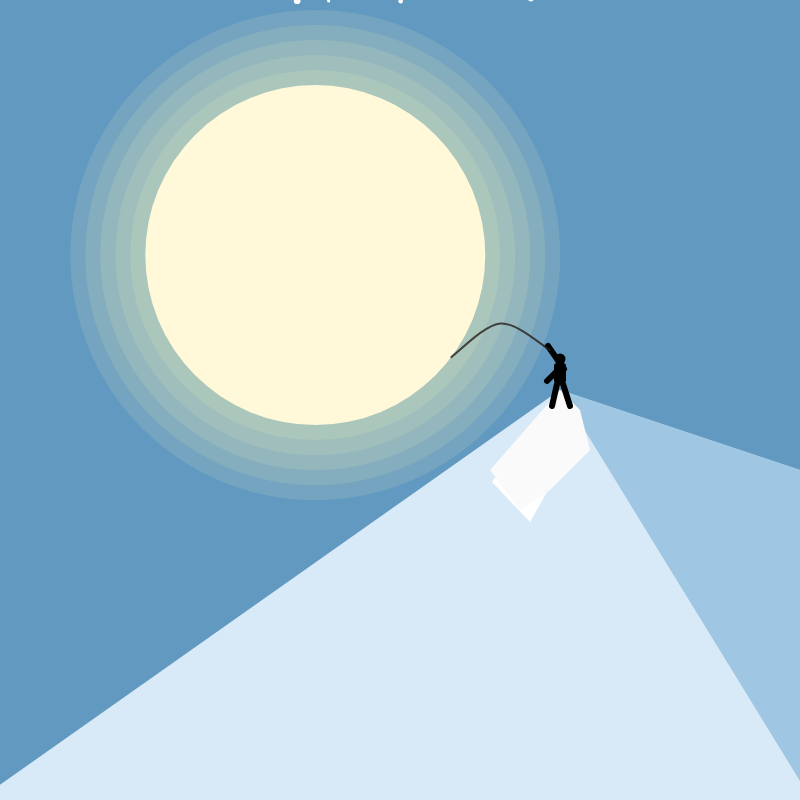
Frame 1 (no input)
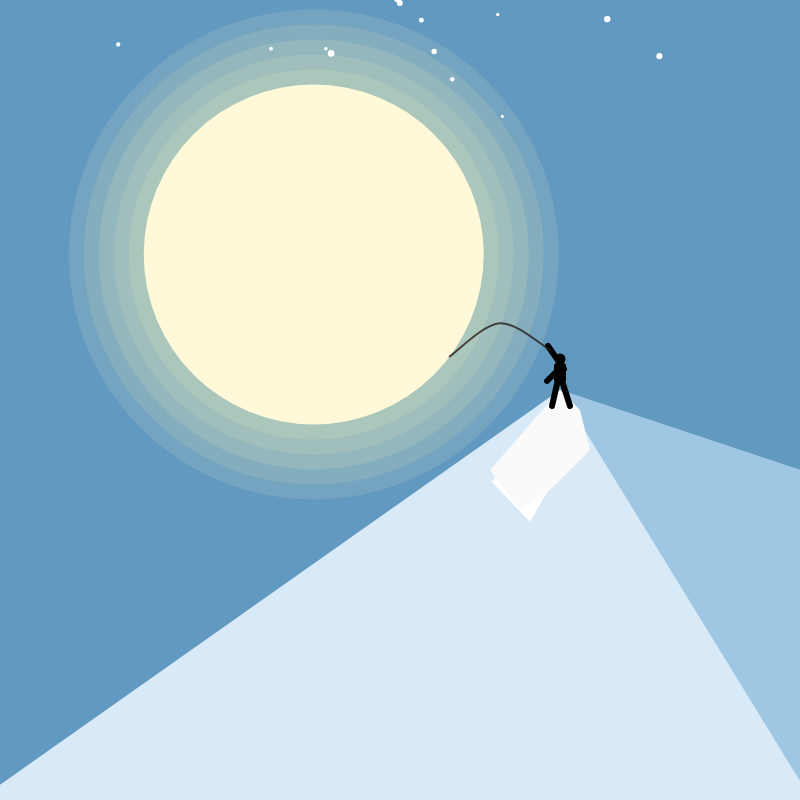
Frame 60 (no input)
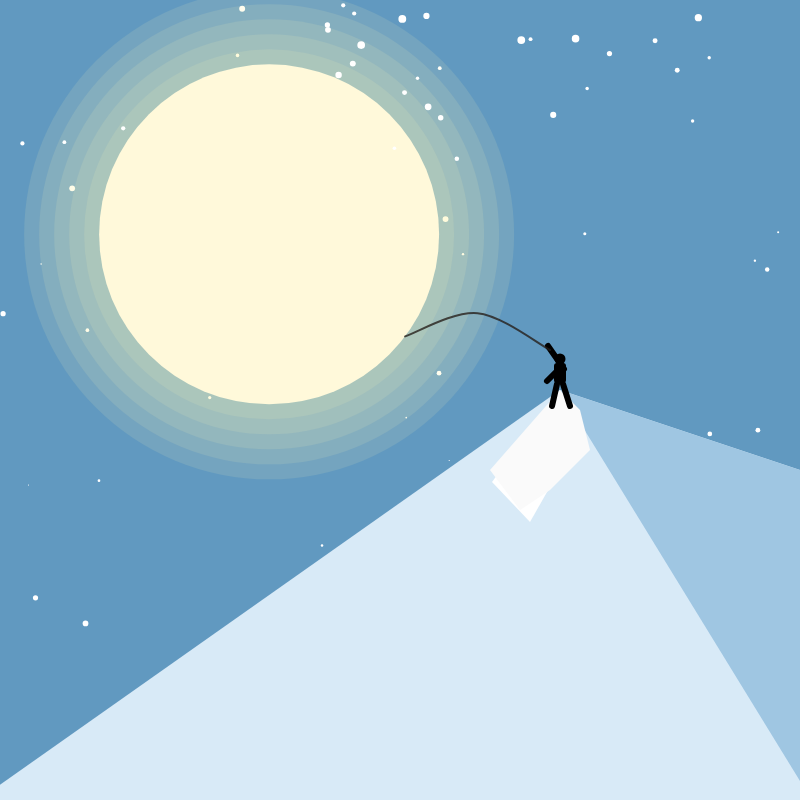
Frame 120 (the mouse pressed at the canvas centre since frame 60)

The p5.js sketch that drew these frames (run headless with seeded random() and noise() and a simulated clock; from frame 60 on, the mouse is pressed at the canvas centre):

// p5.js sketch
// ── sketch.js
// Adjective: AMBITIOUS :)
//Creative direction: Reaching for the moon

// COLORS
let sky = "#6199C0"; // blue sky
let moon = "#FFF9DA"; // yellow moon
let mtn = "#D2E4F2"; // icy white blue 

// MOUNTAIN
let peakX = 560;
let peakY = 390;

// STARS
let x, y, size1; //x and y = where stars get drawn

// SNOW
let snowflakes = []; // array (list that stores a lot of snowflake objects)

// MOON
let moonHomeX = 300; // DEFAULT POSITION
let moonHomeY = 250;
let moonR = 170;
let moonCX, moonCY; // where the moon actually is right now
let ropeAnchorX, ropeAnchorY; // where the moon meets the rope

// MOON MOVING STATE
let escapeX = 0; // how far moon moves sideways to escape mouse
let escapeY = 0; // how far moon moves up and down to escape mouse

// PRESS SPACEBAR TO CHANGE FROM NIGHT TO DAY
function keyPressed() {
  if (key === " ") {
    if (sky === "#6199C0") {
      sky = "#2B4A6B"; // darker blue night sky
    } else {
      sky = "#6199C0"; // back to day blue
    }
  }
}

// SNOWFLAKE CLASS----------------------------------------------------------------
// Defines the properties of each snow particle
// Each snowflake has a position, size, color, + drifting motion
// When new Snowflake() is called, constructor initializes these values

class Snowflake {
  constructor() {
    //Runs automatically whenever a new Snowflake is created
    
    this.posX = 0; //Starting horizontal position of snowflake
    
    this.posY = random(-height, 0); //random(-height, 0) puts the snowflake somewhere above the canvas to start
    
    this.initialAngle = random(TWO_PI); // random starting angle for drifting motion
    
    this.size = random(3, 8); //size of snowflakes vary between 3 - 8
    
    this.radius = random(400); //sets how far the snowflake can drift sideways
    
  }

  update(time) {
    // Defining angular speed (degrees / second)
    let angularSpeed = 1;

    // Calculating the current angle
    let angle = this.initialAngle + angularSpeed * time;

    //X position follows sin wave
    this.posX = width / 2 + this.radius * sin(angle);

    this.posY += 6 / this.size; // smaller flakes fall slower

    // When snowflake reaches the bottom, move to top
    if (this.posY > height) {
      this.posY = -50;
    }
  }

  show() {
    noStroke();
    fill("#FFFFFF");
    ellipse(this.posX, this.posY, this.size);
  }
}


// ROPE ANCHOR — Attaching rope to moon
function updateRope() {
  ropeAnchorX = moonCX + moonR * 0.80; //anchoring point to moon edge
  ropeAnchorY = moonCY + moonR * 0.6; //vertical position
}

function buildArrays() { //Creates snowflakes and stores them in the snowflakes array
  snowflakes = []; //reset snowflake list
  for (let i = 0; i < 120; i++) snowflakes.push(new Snowflake()); // loop runs 120x to create a bunch of snowflakes
} 

//-------------------SETUP-------------------
function setup() {
  createCanvas(800, 800);
  
  //Setup moon position to default
  moonCX = moonHomeX; 
  moonCY = moonHomeY;
  
  //Rope attachment based on moon position
  updateRope();
  
  //Generating snowflakes
  buildArrays();
}

// MOVING MOON AWAY FROM MOUSE
function updateMoon() {
  
  //D is the distance between mouse & moon center
  let d = dist(mouseX, mouseY, moonCX, moonCY);

  //When the mouse is close, strength is high; When far, strength weakens to 0
  let fStrength = map(d, 0, moonR * 3, 1, 0, true);

  //Direction from mouse toward the moon
  let fx = moonCX - mouseX;
  let fy = moonCY - mouseY;
  let fmag = sqrt(fx * fx + fy * fy) || 1; // avoid dividing by 0!

  //How much the moon should move away from the mouse
  escapeX = (fx / fmag) * fStrength * moonR * 0.5;
  escapeY = (fy / fmag) * fStrength * moonR * 0.2;

  //Setting moon's current position based on its default position + how far it has moved while moving away from mouse
  moonCX = moonHomeX + escapeX;
  moonCY = moonHomeY + escapeY;
  updateRope();
}

// ----------------------------- DRAW FUNCTION -----------------------
function draw() {
  updateMoon();
  background(sky);

  //Drawing stars every 7 frames
  if (frameCount % 8 === 0) {
    noStroke();
    fill("#FFFFFF");
    let i = 0;
    while (i < 40) { //loop runs 40x to make 40 stars
      x = random(800); //pick random position across canvas
      y = random(800 * 0.8); // only in the sky area
      size1 = random(1, 6); //random star size between 1 & 6 px
      ellipse(x, y, size1, size1);
      i++; //increase i so eventually it stops
    }
  }

  drawMoon(moonCX, moonCY, moonR); // pass position + size as parameters
  drawMountain(peakX, peakY); // pass peak position as parameters

  // FIGURE — drawn directly at the mountain peak
  push(); //saves current coordinates
  fill("#000000");
  translate(peakX, peakY);
  noStroke();
  rectMode(CENTER);
  rect(0, -17, 12, 20, 3); // torso
  ellipse(0, -31, 11); // head
  stroke("#000000");
  strokeWeight(6);
  strokeCap(ROUND);
  noFill();
  line(4, -21, -12, -44); // raised arm
  line(-4, -18, -13, -9); // lowered arm
  line(-3, -6, -8, 16); // left leg
  line(3, -6, 10, 16); // right leg
  rectMode(CORNER);
  pop(); //restores everything back to how it was before

  drawRope();

  // move and draw every snowflake; pass time in seconds
  let currentTime = frameCount / 60;
  for (let f of snowflakes) {
    f.update(currentTime);
    f.show();
  }
}

// DRAW MOON (x position, y position, and radius as parameters)
function drawMoon(x, y, r) {
  
  //GLOW (Transparent circles around moon)
  noStroke();
  for (let i = 5; i > 0; i--) { //Loop runs 5 times, each circle gets a bit bigger to create a halo effect
    fill(255, 240, 180, 30); //30 opacity
    ellipse(x, y, r * 2 + i * 30); //i * 30 increases the size of each glow ring
  }

  // MOON COLOR
  fill(moon);
  ellipse(x, y, r * 2);
}

// DRAW ROPE FROM MAN'S HAND TO MOON
function drawRope() {
  let handX = peakX - 10;
  let handY = peakY - 40;
  let midX = (handX + ropeAnchorX) / 2;
  let midY = (handY + ropeAnchorY) / 2 - 30;
  stroke(38, 30, 25, 200);
  strokeWeight(2);
  noFill();
  beginShape();
  curveVertex(handX, handY);
  curveVertex(handX, handY);
  curveVertex(midX, midY);
  curveVertex(ropeAnchorX, ropeAnchorY);
  curveVertex(ropeAnchorX, ropeAnchorY);
  endShape();
}

// DRAW MOUNTAIN
function drawMountain(px, py) {
  
  //peak position as parameters
  noStroke();

  //MAIN BODY
  fill("#D8EAF7");
  beginShape();
  vertex(px, py);
  vertex(-64, 830);
  vertex(830, 830);
  vertex(830, 480);
  endShape(CLOSE);

  //LEFT SIDE OF MOUNTAIN
  fill("##AFD3ED");
  beginShape();
  vertex(px, py);
  vertex(px - 68, py + 92);
  vertex(px - 30, py + 132);
  vertex(px + 20, py + 44);
  endShape(CLOSE);

  //RIGHT SIDE OF MOUNTAIN
  fill("#9FC6E2");
  beginShape();
  vertex(px, py);
  vertex(830, 480);
  vertex(830, 830);
  endShape(CLOSE);

  //SNOWY PART
  fill("#FAFAFA");
  beginShape();
  vertex(px, py);
  vertex(px - 70, py + 80);
  vertex(px - 40, py + 120);
  vertex(px - 10, py + 100);
  vertex(px + 10, py + 80);
  vertex(px + 30, py + 60);
  vertex(px + 20, py + 20);
  endShape(CLOSE);
}
